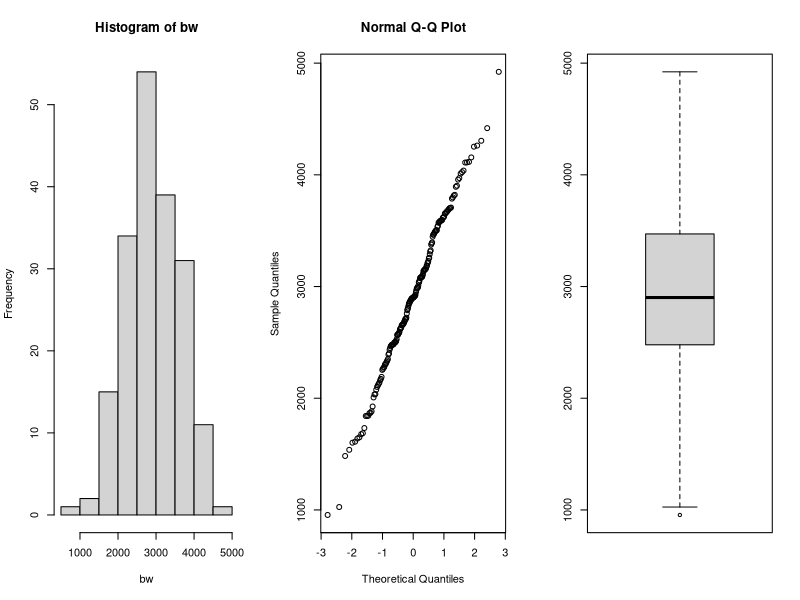
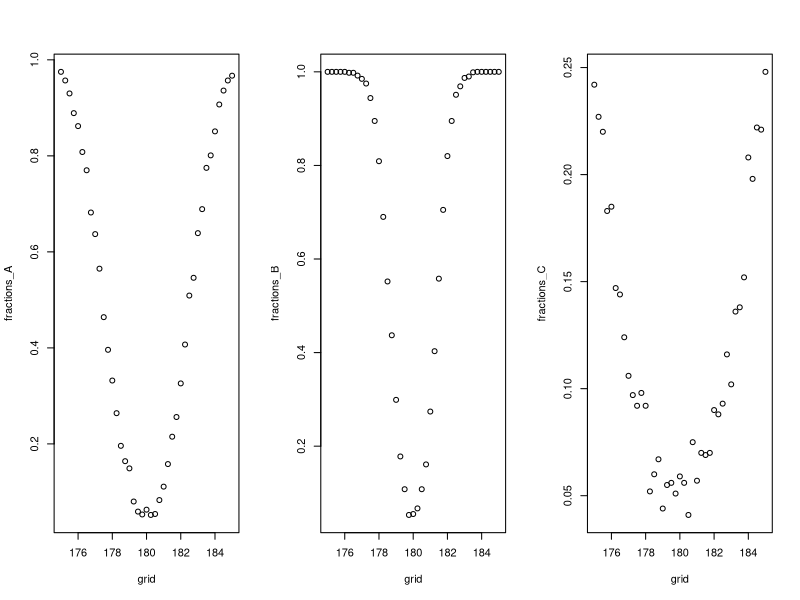
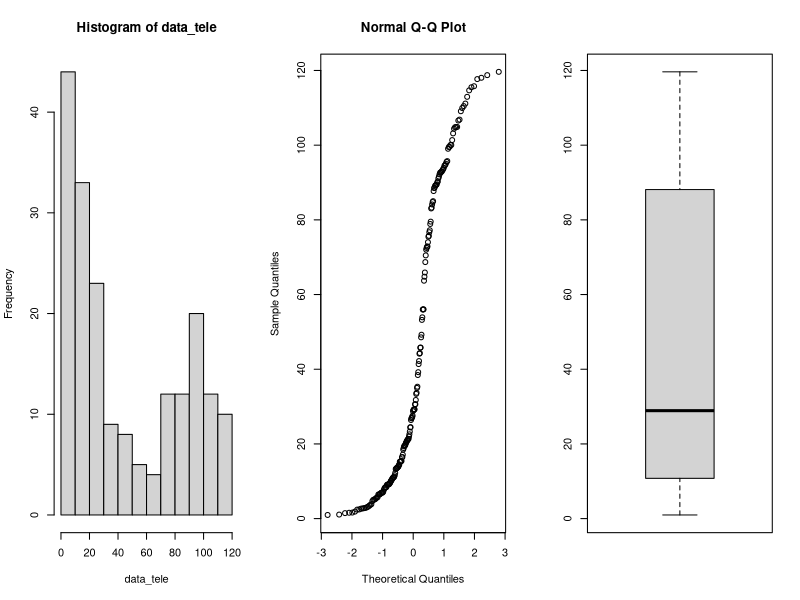
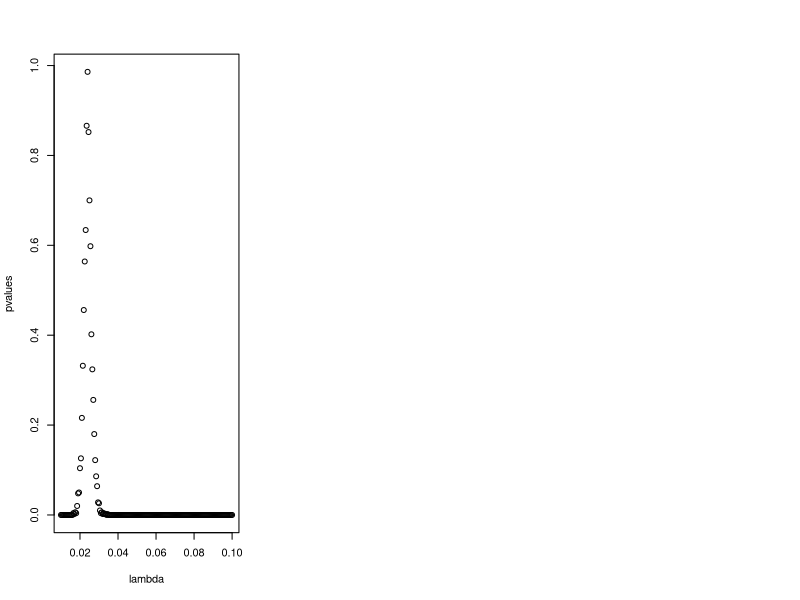
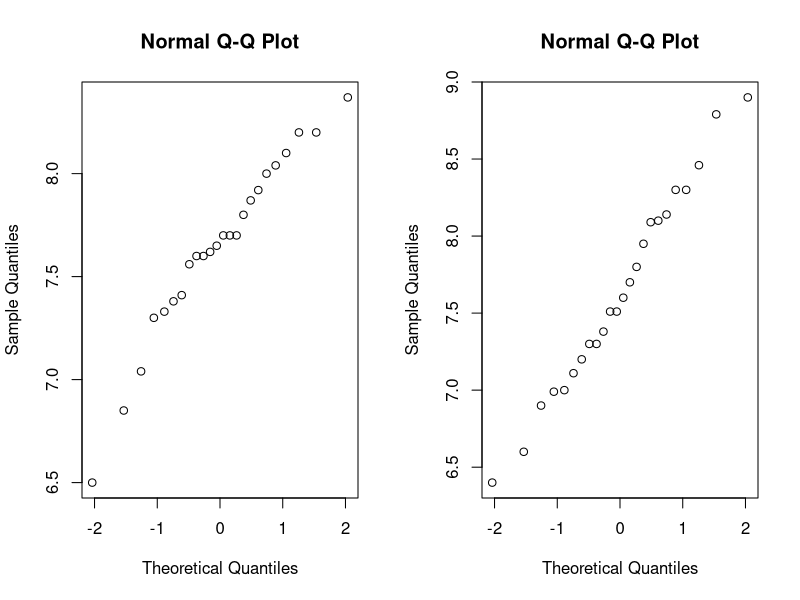
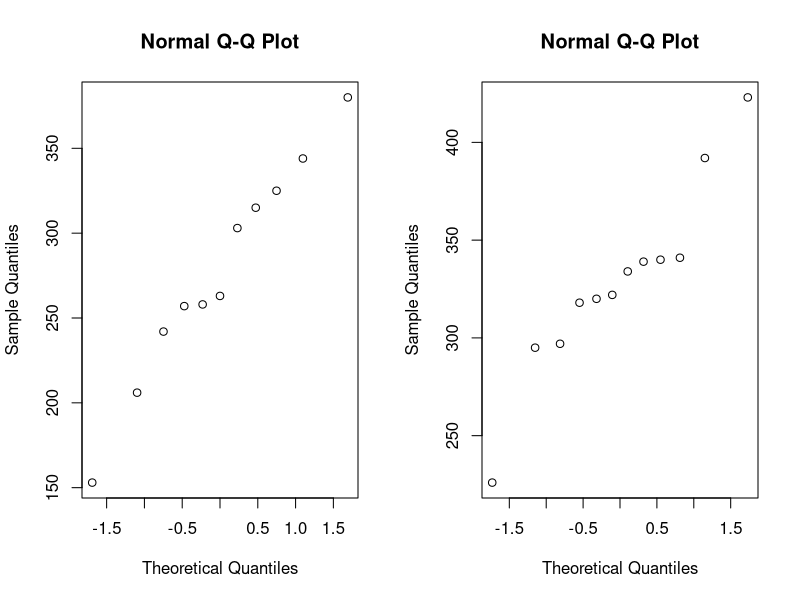
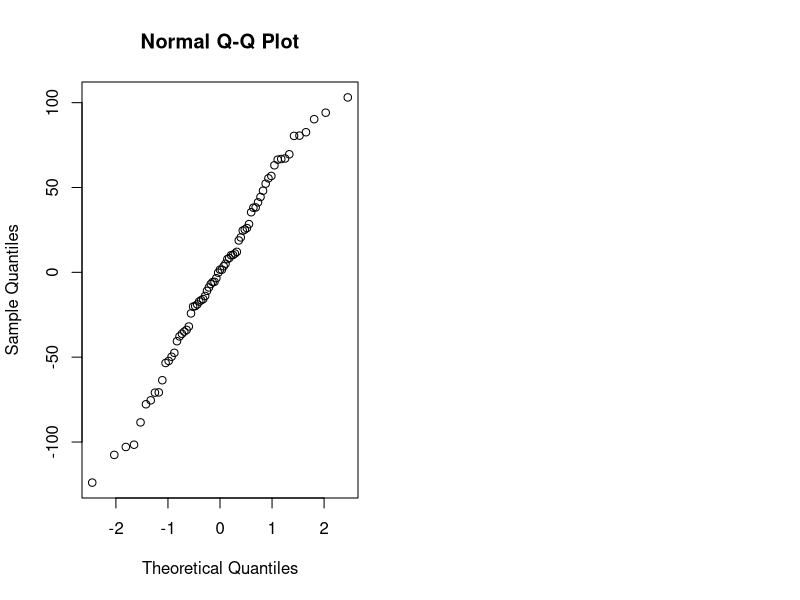

Write R code to recreate these figures, in order.
## ---- chunk 1
library(tidyverse)
library(rstudioapi)

knitr::opts_chunk$set(echo = TRUE)
setwd(dirname(getActiveDocumentContext()$path))
# round numbers to 3 digits
options(digits = 3)
## ---- chunk 2
par(mfrow=c(1,3))
data=read.table(file="data/birthweight.txt",header=TRUE)

bw = data$birthweight
hist(bw)
qqnorm(bw)
boxplot(bw)
shapiro.test(bw)

## ---- chunk 3
m = mean(bw)
sd = sd(bw)
n = length(bw)
error = qnorm(0.95)*sd/sqrt(n)
ci = c(m-error, m+error)
m
ci
## ---- chunk 4
t.test(bw, mu=2800, alternative = "greater", conf.level = 0.95)
## ---- chunk 5
n <- m <- 30
mu <- 180
nu <- 175
sd <- 5
grid <- seq(175,185, by=0.25)

power_function<-function(grid,n,m,mu,sd) {
  B <- 1000
  p <- numeric(B)
  G <- length(grid)
  fractions <- numeric(G)
  for (grid_nu in 1:G){
    p <- numeric(B)
    for (b in 1:B){
      x <- rnorm(n,mu,sd)
      y <- rnorm(m,grid[grid_nu],sd)
      p[b] <- t.test(x,y, var.equal = TRUE)[[3]]
    }
    fractions[grid_nu] <- mean(p<0.05)
  }
  return(fractions)
}

fractions_A <- power_function(grid,n,m,mu,sd)

## ---- chunk 6
n <- m <- 100
mu <- 180
sd <- 5

fractions_B <- power_function(grid,n,m,mu,sd)
## ---- chunk 7
n <- m <- 30
mu <- 180
sd <- 15

fractions_C <- power_function(grid,n,m,mu,sd)
par(mfrow=c(1,3))
plot(grid,fractions_A)
plot(grid,fractions_B)
plot(grid,fractions_C)
## ---- chunk 8
data<-read.table(file="data/telephone.txt",header=TRUE)

# remove zeros
data <- data %>% filter(Bills > 0)

data_tele <- data$Bills
par(mfrow=c(1,3))
hist(data_tele)
qqnorm(data_tele)
boxplot(data_tele)

## ---- chunk 9
lambda <- seq(0.01, 0.1, 0.0005)
pvalues <- c()
t <- median(data_tele)
for (x in lambda){
  B <- 1000
  tstar <- numeric(B)
  n <- length(data_tele)
  
  for (i in 1:B){
    xstar <- rexp(n,x)
    tstar[i] <- median(xstar)
  }
  pl<-sum(tstar<t)/B
  pr<-sum(tstar>t)/B
  p<-2*min(pl,pr)
  pl;pr;p
  pvalues <- c(pvalues,p)
}
plot(lambda, pvalues)

best_p <- which(pvalues > 0.05)
lambda[best_p]
## ---- chunk 10
B <- 1000
T1 <- median(data_tele)
Tstar <- numeric(B)
for (i in 1:B){
  Xstar <- sample(data_tele,replace=TRUE)
  Tstar[i] <- median(Xstar)
}
Tstar25 <- quantile(Tstar,0.025)
Tstar975 <- quantile(Tstar, 0.975)

T1
c(2*T1-Tstar975, 2*T1-Tstar25)

## ---- chunk 11
max_index <- which.max(pvalues)

opt_Lambda <- lambda[max_index]

paste0("Optimal lambda value found: ", round(opt_Lambda, 4))

theoretical_median = log(2)/opt_Lambda
round(theoretical_median,3)
error = qnorm(0.975)*(theoretical_median/sqrt(length(data_tele)))
c(round(theoretical_median - error, 3), round(theoretical_median + error,3))
## ---- chunk 12
bill_bigeq40 <- sum(data_tele>=40)
bill_smal40 <- sum(data_tele<40)

binom.test(bill_bigeq40, length(data_tele),p=0.5)
binom.test(bill_smal40, length(data_tele),p=0.5)

bill_less10 <- sum(data_tele < 10)
bill_less10/length(data_tele)
## ---- chunk 13
data <- read.table(file="data/run.txt",header=TRUE)
cor.test(data$before, data$after)$p.value
## disgnostics
par(mfrow=c(1,2)); qqnorm(data$before); qqnorm(data$after)
## ---- chunk 14
# calculate differences
data <- data %>% 
  mutate(diff = before - after)
# filter for lemo and perdorm paired t-test
lemo <- data %>% 
  filter(drink == "lemo")
paste0("p-value for soft drink: ", 
       round(t.test(lemo$before, lemo$after, paired = TRUE)$p.value, 4))
# filter for energy and perform paired t-test
energy <- data %>% 
  filter(drink == "energy")
paste0("p-value for energy drink: ", 
       round(t.test(energy$before, energy$after, paired = TRUE)$p.value, 4))
## ---- chunk 15
# perform t-test
t.test(lemo$diff, energy$diff)$p.value
## ---- chunk 16
# filter for meatmeal
meatmeal <- chickwts %>% 
  filter(feed == "meatmeal") %>% 
  select(weight)
# filter for sunflower
sunflower <- chickwts %>% 
  filter(feed == "sunflower") %>% 
  select(weight)
# check for data normality
par(mfrow=c(1,2))
qqnorm(meatmeal$weight)
qqnorm(sunflower$weight)
# perform t-test, the data is not paired
paste0("t-test p-value: ", 
       round(t.test(meatmeal, sunflower)$p.value, 4))
# Mann-Whitney test
paste0("Mann-Whitney test p-value: ", 
       round(wilcox.test(meatmeal$weight, sunflower$weight)$p.value, 4))
# Kolmogorov-Smirnov test
paste0("Kolmogorov-Smirnov test: ", 
       round(ks.test(meatmeal$weight, sunflower$weight)$p.value, 4))
## ---- chunk 17
chickaov <- lm(weight~feed, data = chickwts)
# performing one-way ANOVA
anova(chickaov)
## ---- chunk 18
#extracting more information
table <- data.frame(summary(chickaov)$coefficients) 
table %>% 
  rename("p-value" = `Pr...t..`) %>% 
  add_rownames("Type") %>% 
  mutate(Type = case_when(
    Type == "(Intercept)" ~ "feedcasein",
    TRUE ~ Type
  ), Estimate = case_when(
    Type != "feedcasein" ~ as.numeric(table$Estimate[1]) + Estimate,
    TRUE ~ Estimate
  )) %>%  mutate_if(is.numeric, funs(as.character(signif(., 3)))) %>%
    knitr::kable(.)
## ---- chunk 19
# check for normality
qqnorm(chickaov$residuals)
## ---- chunk 20
kruskal.test(weight~feed, data = chickwts)$p.value
